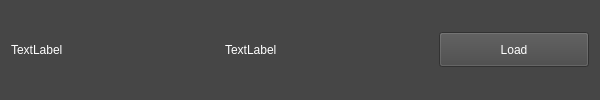
<?xml version="1.0" encoding="UTF-8"?>
<ui version="4.0">
 <class>session_widget</class>
 <widget class="QWidget" name="session_widget">
  <property name="geometry">
   <rect>
    <x>0</x>
    <y>0</y>
    <width>600</width>
    <height>100</height>
   </rect>
  </property>
  <property name="sizePolicy">
   <sizepolicy hsizetype="Preferred" vsizetype="Minimum">
    <horstretch>0</horstretch>
    <verstretch>0</verstretch>
   </sizepolicy>
  </property>
  <property name="minimumSize">
   <size>
    <width>500</width>
    <height>100</height>
   </size>
  </property>
  <property name="maximumSize">
   <size>
    <width>16777215</width>
    <height>200</height>
   </size>
  </property>
  <property name="windowTitle">
   <string>Form</string>
  </property>
  <property name="styleSheet">
   <string notr="true">background-color: rgb(70, 70, 70);
border-color: rgb(192, 192, 192);</string>
  </property>
  <layout class="QHBoxLayout" name="horizontalLayout">
   <item>
    <widget class="QLabel" name="test_title">
     <property name="styleSheet">
      <string notr="true">color: rgb(255, 255, 255);</string>
     </property>
     <property name="text">
      <string>TextLabel</string>
     </property>
    </widget>
   </item>
   <item>
    <widget class="QLabel" name="timestamp_label">
     <property name="styleSheet">
      <string notr="true">color: rgb(255, 255, 255);</string>
     </property>
     <property name="text">
      <string>TextLabel</string>
     </property>
    </widget>
   </item>
   <item>
    <widget class="QPushButton" name="session_load_button">
     <property name="minimumSize">
      <size>
       <width>100</width>
       <height>35</height>
      </size>
     </property>
     <property name="maximumSize">
      <size>
       <width>150</width>
       <height>35</height>
      </size>
     </property>
     <property name="styleSheet">
      <string notr="true">color: rgb(255, 255, 255);</string>
     </property>
     <property name="text">
      <string>Load</string>
     </property>
    </widget>
   </item>
  </layout>
 </widget>
 <resources/>
 <connections/>
</ui>
